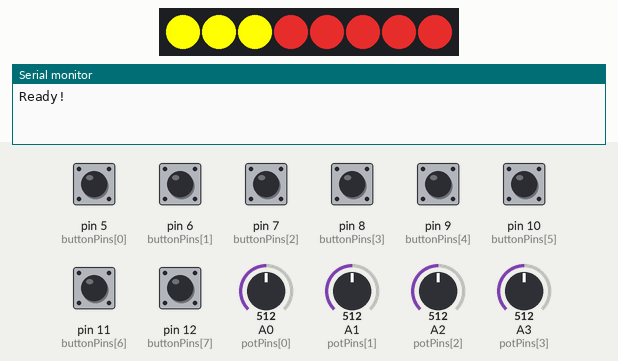
This sketch was run on a simulated Teensy 4. On the bench: 8 RGB LEDs in strip order, left to right, the last lines printed to the serial monitor. Inputs (shaded band) come from the test bench; at power-on: pin 5 (buttonPins[0]), pin 6 (buttonPins[1]), pin 7 (buttonPins[2]), pin 8 (buttonPins[3]), pin 9 (buttonPins[4]), pin 10 (buttonPins[5]), pin 11 (buttonPins[6]), pin 12 (buttonPins[7]) HIGH, A0 (potPins[0]) = 512, A1 (potPins[1]) = 512, A2 (potPins[2]) = 512, A3 (potPins[3]) = 512. The strip is taken to match the declared colour order.

Above: at 3.2 s.
3.3 s: pin 5 (buttonPins[0]) pulsed LOW 2 times (0.12 s each, 0.3 s apart)
At 3.6 s:
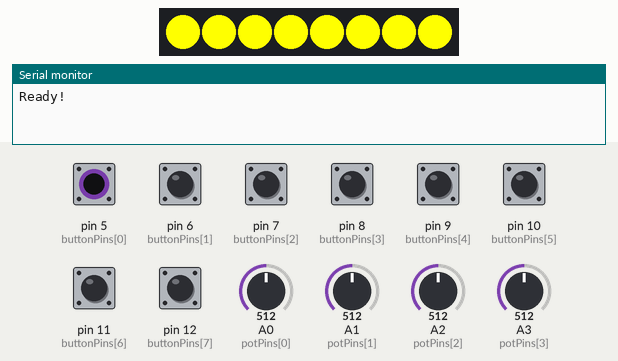
5.6 s: pin 5 (buttonPins[0]) pulled LOW for 0.15 s
At 6.3 s:
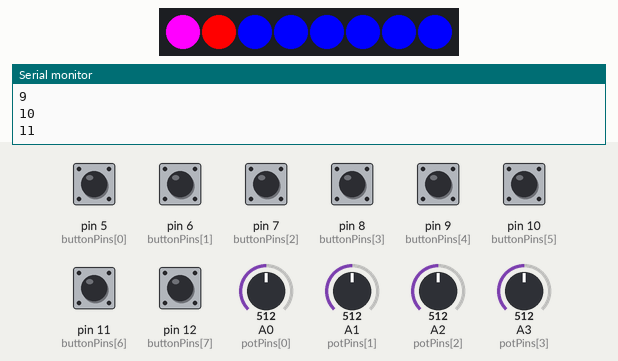
7.2 s: pin 6 (buttonPins[1]) pulled LOW for 0.15 s
At 8.7 s:
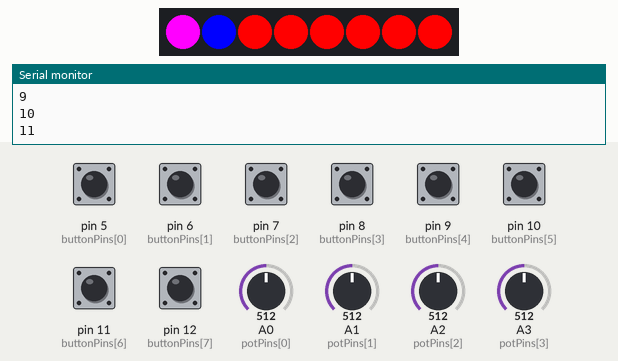
Timing chart, 0 to 10.2 s (numbered marks = the images above; inputs shaded):
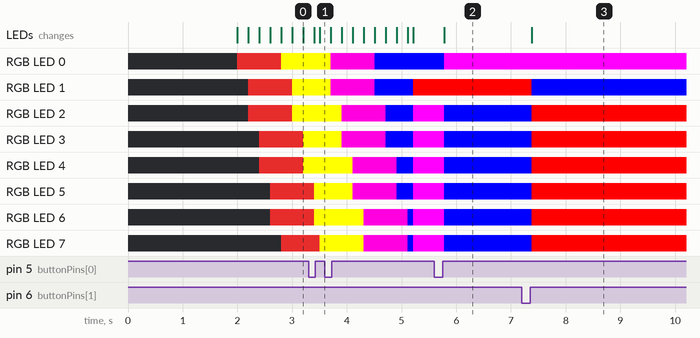

Measured:
- after the input at 3.3 s, the LEDs: first differ from a run without the input after 0.21 s (image 1)
- after the input at 5.6 s, RGB LED 0: RGB(0, 0, 255) → RGB(255, 0, 255) after 0.18 s; RGB LED 2–7: RGB(255, 0, 255) → RGB(0, 0, 255) after 0.18 s; the LEDs: change after 0.18 s (image 2)
- after the input at 7.2 s, RGB LED 1: RGB(255, 0, 0) → RGB(0, 0, 255) after 0.18 s; RGB LED 2–7: RGB(0, 0, 255) → RGB(255, 0, 0) after 0.18 s; the LEDs: change after 0.18 s (image 3)

The sketch:

MixiFinal.ino
```cpp
#include <Bounce2.h>
#include <Adafruit_NeoPixel.h>
Adafruit_NeoPixel strip(8, 4, NEO_RGB + NEO_KHZ800);

int switchVal = 0;

void setup() {
  Serial.begin(9600);
  strip.begin();
  strip.clear();
  initializeButtons();
  delay(2000);
  Serial.println("Ready!");
}

void loop() {
  updateButtons();
  updatePots();

  switch (switchVal) {

    case 0: startUp(); break;
    case 1: drumFunc(); break;
    case 2: synFunc(); break;
    case 3: miscFunc(); break;
  }
}
```

Inputs.ino
```cpp
int buttonPins[] = {5, 6, 7, 8, 9, 10, 11, 12};
int buttonStates[] = {0, 0, 0, 0, 0, 0, 0, 0};
Bounce * buttons = new Bounce[8];

int potPins[] = {A0, A1, A2, A3};
int potStates[] = {0, 0, 0, 0};

void initializeButtons() {
  for (int i = 0; i < 8; i++) {
    buttons[i].attach(buttonPins[i] , INPUT_PULLUP  );
    buttons[i].interval(25);
  }
}

void updateButtons() {
  for (int i = 0; i < 8; i++) {
    buttons[i].update();
    if (buttons[i].rose()) {
      buttonStates[i] = 1;
    }
    else {
      buttonStates[i] = 0;
    }
  }
}


void updatePots() {
  for (int i = 0; i < 4; i++) {
    int thisPot = analogRead(potPins[i]);
    int mapPot = map(thisPot, 0, 1023, 0, 127);
    potStates[i] = mapPot;
  }
}
```

Mode0.ino
```cpp
void startUp() {

  strip.clear();
  for (int i = 0; i < strip.numPixels(); i++) {
    strip.setPixelColor(i, strip.Color(178, 34, 34));

    strip.show();
    delay(100);
  }
  for (int i = 0; i < strip.numPixels(); i++) {
    strip.setPixelColor(i, strip.Color(255, 255, 0));

    strip.show();
    delay(100);
  }
  for (int i = 0; i < strip.numPixels(); i++) {
    strip.setPixelColor(i, strip.Color(255, 0, 225));

    strip.show();
    delay(100);
  }
  for (int i = 0; i < strip.numPixels(); i++) {
    strip.setPixelColor(i, strip.Color(0, 0, 255));

    strip.show();
    delay(100);


  }

     switchVal = 1;
}
```

Mode1.ino
```cpp
boolean drumB [] = {false, false, false, false, false, false};
boolean isDrumLit = false;

int state1Pots[] = {0, 0, 0, 0};
int state1PotsTol = 5;

void drumFunc() {

  if (!isDrumLit) { //Light up Drums
    isLit();
    isDrumLit = true;
  }

  for (int i = 0; i < 8; i++) {
    if (buttonStates [i] == 1 && i != 0 && i != 1) {
      drumB[i] = !drumB[i];
      int commandNumber = i;
      if (drumB[i]) {
        usbMIDI.sendControlChange(i, 127, 1);
        Serial.println (commandNumber);
      } else {
        usbMIDI.sendControlChange(i, 0, 1);
        Serial.println (commandNumber);
      }

    }
      if (buttonStates[i] == 1 && i == 0) {
        switchVal = 2;
        isDrumLit = false;
      }
      if (buttonStates[i] == 1 && i == 1) {
        switchVal = 3;
        isDrumLit = false;
      }

    }


  for (int i = 0; i < 4; i++) {
    int thisPot = potStates[i];
    int commandNumber = i + 8;
    if (abs(thisPot - state1Pots[i]) > state1PotsTol) {
      usbMIDI.sendControlChange(i + 8, thisPot, 1);
      Serial.println (commandNumber);
      state1Pots[i] = thisPot;
    }
  }
}

void isLit() {
  for (int i = 2; i < strip.numPixels(); i++) {
    strip.setPixelColor (i, 255, 0, 255);
    strip.setPixelColor (0, 0, 0, 255);
    strip.setPixelColor (1, 255, 0, 0);
  }
  strip.show();
}
```

Mode2.ino
```cpp
boolean synB [] = {false, false, false, false, false, false};
boolean isSynLit = false;

int state2Pots[] = {0,0,0,0};
int state2PotsTol = 5;


void synFunc() {
  if (!isSynLit) { //Light up Synthesizers
    isLit2();
    isSynLit = true;
  }


  for (int i = 0; i < 8; i++) {
    if (buttonStates [i] == 1 && i != 0 && i != 1) {
      synB[i] = !synB[i];
      int commandNumber = (i + 20);
      if (synB [i]) {

        usbMIDI.sendControlChange(i + 20, 127, 1);
        Serial.println (commandNumber);
      } else {
        usbMIDI.sendControlChange(i + 20, 0, 1);
        Serial.println (commandNumber);
      }
    }

    if (buttonStates[i] == 1 && i == 0) {
      switchVal = 1;
      isSynLit = false;
    }
    if (buttonStates[i] == 1 && i == 1) {
      switchVal = 3;
      isSynLit = false;
    }

  }
  for (int i = 0; i < 4; i++) {
    int thisPot = potStates[i];
    int commandNumber = i + 8;
    if (abs(thisPot - state2Pots[i]) > state2PotsTol) {
      usbMIDI.sendControlChange(i + 8, thisPot, 1);
      Serial.println (commandNumber);
      state2Pots[i] = thisPot;
    }
  }
}
void isLit2() {
  for (int i = 2; i < strip.numPixels(); i++) {
    strip.setPixelColor (i, 0, 0, 255);
    strip.setPixelColor (0, 255, 0, 255);
    strip.setPixelColor (1, 255, 0, 0);
  }
  strip.show();
}
```

Mode3.ino
```cpp
boolean miscB [] = {false, false, false, false, false, false};
boolean isMiscLit = false;

int state3Pots[] = {0,0,0,0};
int state3PotsTol = 5;


void miscFunc() {
  if (!isMiscLit) { //Light up Synthesizers
    isLit3();
    isMiscLit = true;
  }


  for (int i = 0; i < 8; i++) {
    if (buttonStates [i] == 1 && i != 0 && i != 1) {
      miscB[i] = !miscB[i];
      int commandNumber = i + 30;
      if (miscB [i]) {
        usbMIDI.sendControlChange(i + 30, 127, 1);
        Serial.println(commandNumber);
      } else {
        usbMIDI.sendControlChange(i + 30, 0, 1);
        Serial.println(commandNumber);
      }
    }

    if (buttonStates[i] == 1 && i == 0) {
      switchVal = 1;
      isMiscLit = false;
    }
    if (buttonStates[i] == 1 && i == 1) {
      switchVal = 2;
      isMiscLit = false;
    }
  }
  for (int i = 0; i < 4; i++) {
    int thisPot = potStates[i];
    int commandNumber = i + 8;
    if (abs(thisPot - state3Pots[i]) > state3PotsTol) {
      usbMIDI.sendControlChange(i + 8, thisPot, 1);
      Serial.println (commandNumber);
      state3Pots[i] = thisPot;
    }
  }
}
void isLit3() {
  for (int i = 2; i < strip.numPixels(); i++) {
    strip.setPixelColor (i, 255, 0, 0);
    strip.setPixelColor (0, 255, 0, 255);
    strip.setPixelColor (1, 0, 0, 255);
  }
  strip.show();
}
```
